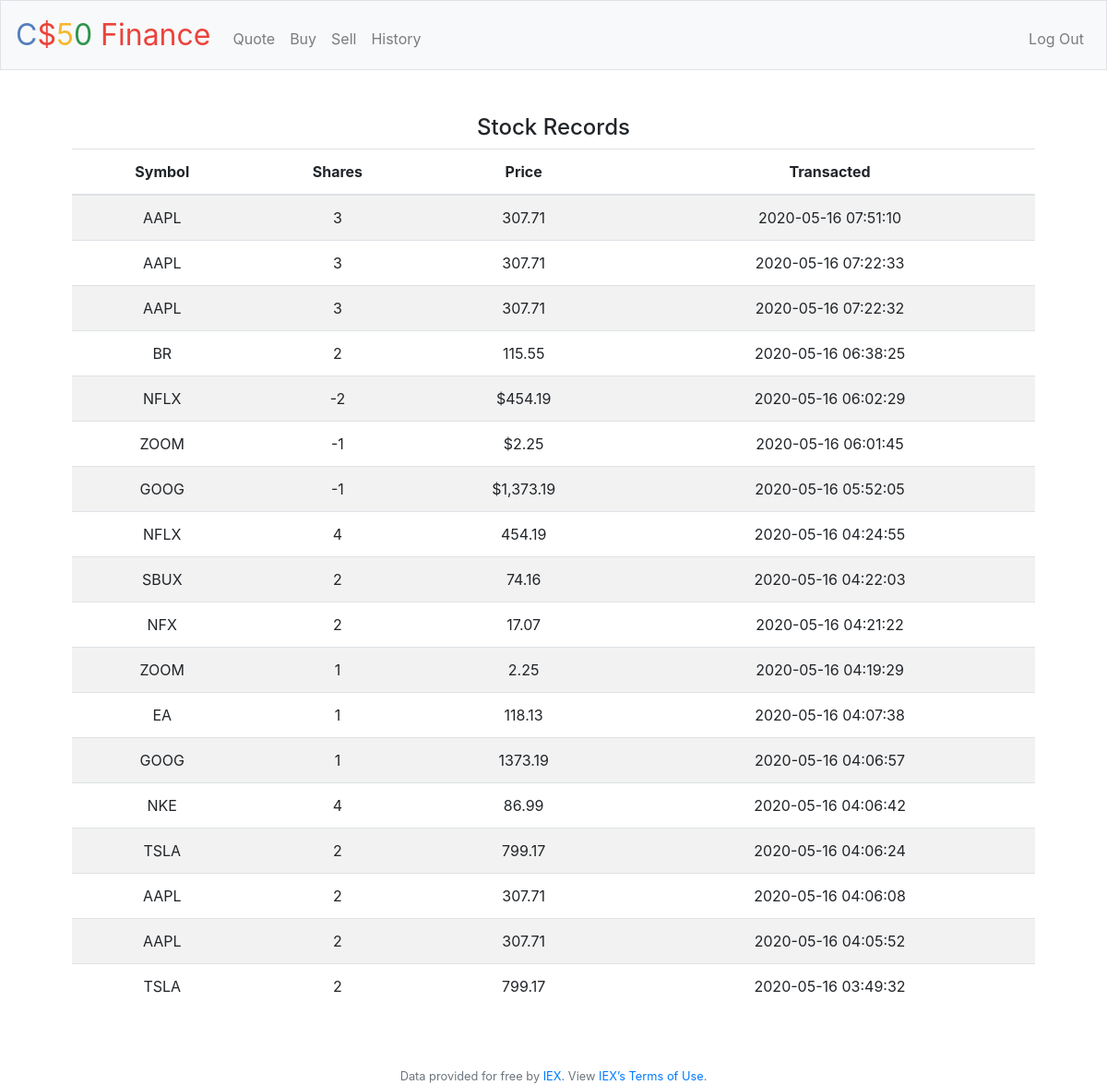
Screenshot of /history (signed in) with the database file from the repository.
### tables this page shows
CREATE TABLE 'history' (

    'id' INTEGER PRIMARY KEY AUTOINCREMENT NOT NULL,
    'user_id' INTERGER NOT NULL,
    'company' TEXT NOT NULL,
    'symbol' TINYTEXT NOT NULL,
    'shares' INTEGER NOT NULL,
    'price' FLOAT NOT NULL,
    'total' FLOAT NOT NULL,
    'timestamp' TIMESTAMP DEFAULT CURRENT_TIMESTAMP,
     FOREIGN KEY(user_id) REFERENCES users(id)

);

### application.py (the view)
@app.route("/history")
@login_required
def history():
    history = db.execute("SELECT symbol, shares, price, timestamp FROM history WHERE user_id = :user_id ORDER BY id DESC", user_id=session["user_id"])
    return render_template("history.html", history=history)

### helpers.py (called while the page is built)
def login_required(f):
    @wraps(f)
    def decorated_function(*args, **kwargs):
        if session.get("user_id") is None:
            return redirect("/login")
        return f(*args, **kwargs)
    return decorated_function

### templates/history.html (shortened to what this page needs)
{% extends "layout.html" %}
{% block main %}
<table class="table table-striped">
    <h4>Stock Records</h4>
    <thead>
        <tr>
            <th>Symbol</th>
            <th>Shares</th>
            <th>Price</th>
            <th>Transacted</th>
        </tr>
    </thead>
    <tbody>
        {% for row in history %}
            <tr>
                <td>{{row["symbol"]}}</td>
                <td>{{row["shares"]}}</td>
                <td>{{row["price"]}}</td>
                <td>{{row["timestamp"]}}</td>
            </tr>
        {% endfor %}
    </tbody>
</table>
{% endblock %}

### templates/layout.html (shortened to what this page needs)
<!DOCTYPE html>
<html lang="en">
    <head>
        <link href="https://maxcdn.bootstrapcdn.com/bootstrap/4.1.3/css/bootstrap.min.css" rel="stylesheet">
        <link href="/static/styles.css" rel="stylesheet">
    </head>
    <body>
        <nav class="navbar navbar-expand-md navbar-light bg-light border">
            <a class="navbar-brand" href="/"><span class="blue">C</span><span class="red">$</span><span class="yellow">5</span><span class="green">0</span> <span class="red">Finance</span></a>
            <div class="collapse navbar-collapse" id="navbar">
                {% if session.user_id %}
                    <ul class="navbar-nav mr-auto mt-2">
                        <li class="nav-item"><a class="nav-link" href="/quote">Quote</a></li>
                        <li class="nav-item"><a class="nav-link" href="/buy">Buy</a></li>
                        <li class="nav-item"><a class="nav-link" href="/sell">Sell</a></li>
                        <li class="nav-item"><a class="nav-link" href="/history">History</a></li>
                    </ul>
                    <ul class="navbar-nav ml-auto mt-2">
                        <li class="nav-item"><a class="nav-link" href="/logout">Log Out</a></li>
                    </ul>
                {% else %}
                    <ul class="navbar-nav ml-auto mt-2">
                        <li class="nav-item"><a class="nav-link" href="/register">Register</a></li>
                        <li class="nav-item"><a class="nav-link" href="/login">Log In</a></li>
                    </ul>
                {% endif %}
            </div>
        </nav>
        <main class="container p-5">
            {% block main %}{% endblock %}
        </main>
        <footer class="small text-center text-muted">
            Data provided for free by <a href="https://iextrading.com/developer">IEX</a>. View <a href="https://iextrading.com/api-exhibit-a/">IEX’s Terms of Use</a>.
        </footer>
    </body>
</html>

### static/styles.css (style rules this page uses)
nav .navbar-brand { font-size: xx-large; }
nav .navbar-brand .blue { color: #537fbe; }
nav .navbar-brand .red { color: #ea433b; }
nav .navbar-brand .yellow { color: #f5b82e; }
nav .navbar-brand .green { color: #2e944b; }
main { overflow-x: auto; text-align: center; }

### rows the page displays
history: symbol "AAPL", shares "3", price "307.71", timestamp "2020-05-16 07:51:10"
history: symbol "AAPL", shares "3", price "307.71", timestamp "2020-05-16 07:22:33"
history: symbol "AAPL", shares "3", price "307.71", timestamp "2020-05-16 07:22:32"
history: symbol "BR", shares "2", price "115.55", timestamp "2020-05-16 06:38:25"
history: symbol "NFLX", shares "-2", price "$454.19", timestamp "2020-05-16 06:02:29"
history: symbol "ZOOM", shares "-1", price "$2.25", timestamp "2020-05-16 06:01:45"
history: symbol "GOOG", shares "-1", price "$1,373.19", timestamp "2020-05-16 05:52:05"
history: symbol "NFLX", shares "4", price "454.19", timestamp "2020-05-16 04:24:55"
history: symbol "SBUX", shares "2", price "74.16", timestamp "2020-05-16 04:22:03"
history: symbol "NFX", shares "2", price "17.07", timestamp "2020-05-16 04:21:22"
history: symbol "ZOOM", shares "1", price "2.25", timestamp "2020-05-16 04:19:29"
history: symbol "EA", shares "1", price "118.13", timestamp "2020-05-16 04:07:38"
history: symbol "GOOG", shares "1", price "1373.19", timestamp "2020-05-16 04:06:57"
history: symbol "NKE", shares "4", price "86.99", timestamp "2020-05-16 04:06:42"
history: symbol "TSLA", shares "2", price "799.17", timestamp "2020-05-16 04:06:24"
history: symbol "AAPL", shares "2", price "307.71", timestamp "2020-05-16 04:06:08"
history: symbol "AAPL", shares "2", price "307.71", timestamp "2020-05-16 04:05:52"
history: symbol "TSLA", shares "2", price "799.17", timestamp "2020-05-16 03:49:32"
